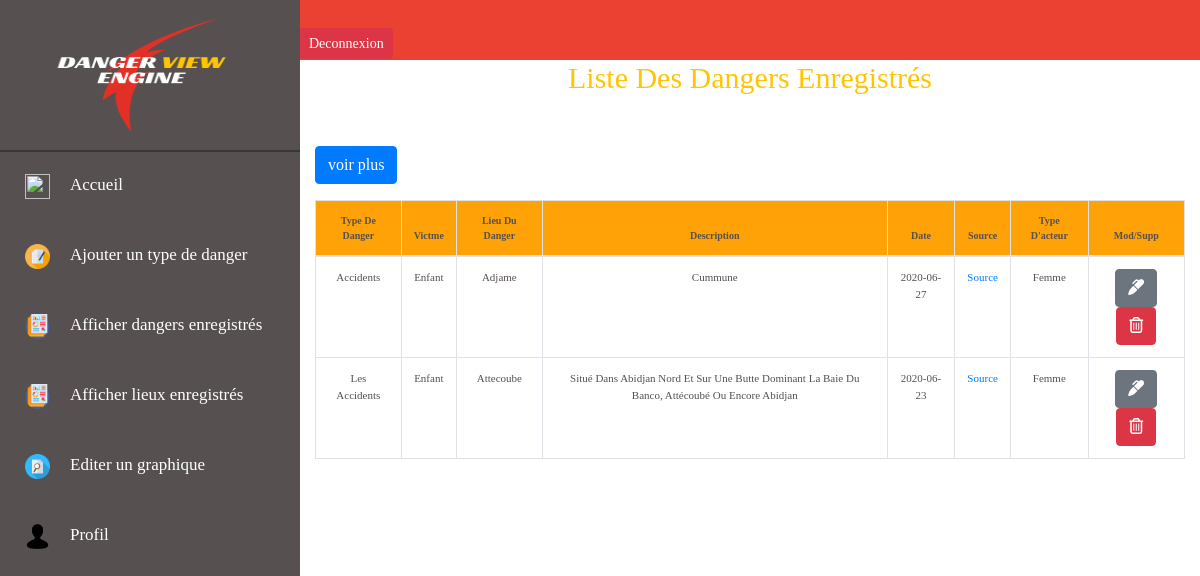
The app's page /index.php?page=liste_dangers (signed in) with its own data.
### tables this page shows
CREATE TABLE `dangertable` (
  `id_danger` int(11) NOT NULL,
  `sexevictime` varchar(255) NOT NULL,
  `source` varchar(255) NOT NULL,
  `date_danger` varchar(20) NOT NULL,
  `dangertype` varchar(50) NOT NULL,
  `acteur` varchar(50) NOT NULL,
  `ville` varchar(255) NOT NULL,
  `description_lieu` text NOT NULL,
  `id_utilisateur` int(11) NOT NULL
);

### public/pages/liste_dangers.php (the view, shortened to what this page needs)
<?php
  include('bd.php');
  $id_user= $_SESSION['id'];
 ?>
<div class="" id="listedangers">
  <div class="container">
    <h1>liste des dangers enregistrés</h1>
    <div class="">
      <a href="<?='index.php?page=Ldanger'?>"><button type="button" name="button" class="btn btn-primary mb-3">voir plus</button> </a>
    </div>
			<div class="row">
					<div class="col-md-12">
						<table class="table table-bordered">
							<thead>
								<tr>
                  <th>type de danger</th>
									<th>victme</th>
                  <th>lieu du danger</th>
                  <th>description</th>
                  	<th>date</th>
									<th> source</th>
                  <th>type d'acteur</th>
                    <th>mod/supp</th>
								</tr>
							</thead>
							<tbody>
							<?php
									$query= "SELECT * FROM dangertable WHERE id_utilisateur=$id_user";
									$result_task = mysqli_query($conn,$query);
									while($row=mysqli_fetch_array($result_task)){ ?>
											<tr>
													<td><?php echo $row['dangertype'] ;?></td>
                          <td><?php echo $row['sexevictime'] ;?></td>
													<td><?php echo $row['ville'] ;?></td>
                          <td><?php echo $row['description_lieu'] ;?></td>
                          <td><?php echo $row['date_danger'] ;?></td>
                            <td><a href="<?php echo  $row['source'] ;?>"> source</a> </td>
                          <td> <?php echo $row['acteur'] ;?></td>
													<td>
                          <?php $rowid=$row['id_danger'];
                                $rowtype=$row['dangertype'];
                           ?>
															<a href="<?='index.php?page=modifier&id='.$rowid.''?>" class="btn btn-secondary" style="">
																<i class="fas fa-marker"></i>
															</a>
															<a href="<?='index.php?page=supprimer&type='.$rowtype.'&id='.$rowid.''?>"   class="btn btn-danger" style="">
																	<i class="far fa-trash-alt"></i>
															</a>
													</td>
											</tr>
								<?php } ?>
							</tbody>
						</table>
					</div>
			</div>
	</div>

### public/css/style_utilisateurs.css (style rules this page uses)
body { font-family: lora; }
#listedangers h1 { font-family: lora; text-transform: capitalize; color: #FFC500; text-align: center; font-size: 30px; margin-bottom:50px; }
#listedangers th { font-family: lora; text-transform: capitalize; color: #565050; text-align: center; font-size:10px; font-weight: bold; background-color: #FFA208; }
#listedangers tr td { font-family: lora; text-transform: capitalize; color: #565050; text-align: center; font-size:11px; }

### records on screen
dangertable: dangertype "Accidents", sexevictime "Enfant", ville "Adjame", description_lieu "Cummune", date_danger "2020-06-27", acteur "Femme"
dangertable: dangertype "Les Accidents", sexevictime "Enfant", ville "Attecoube", description_lieu "Situé Dans Abidjan Nord Et Sur Une Butte Dominant La Baie Du Banco, Attécoubé Ou Encore Abidjan", date_danger "2020-06-23", acteur "Femme"
